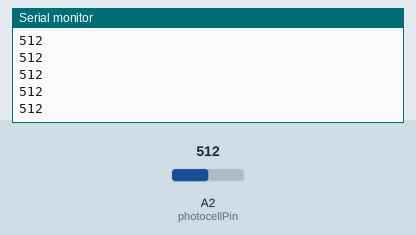
The sketch below on a simulated Arduino Uno, built with avr-gcc and run on an emulated ATmega328P. Parts: the last lines printed to the serial monitor. The test bench sets the inputs (shaded band); at power-on: A2 (photocellPin) = 512.

Above: at 1.2 s.
1.3 s: A2 (photocellPin) set to 710
At 2.0 s:
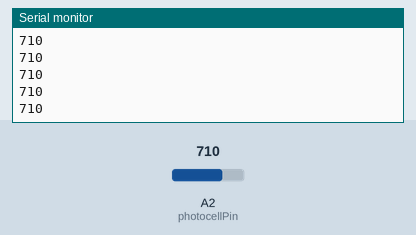
2.8 s: A2 (photocellPin) set to 716
At 3.9 s:
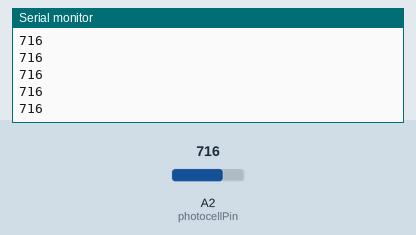
Timing chart, 0 to 5.8 s (numbered marks = the images above; inputs shaded):
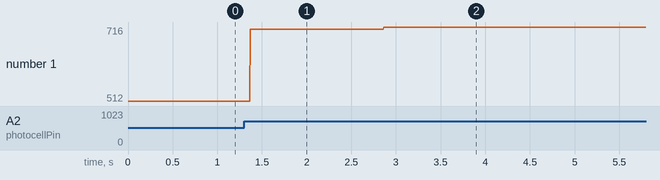

The sketch:

Photocell_with_Processing.ino
```cpp
int photocellPin = A2;
int photocellVal = 0;
int threshold = 700;

void setup() {
  // put your setup code here, to run once:
  Serial.begin(9600);
}

void loop() {
  // put your main code here, to run repeatedly:
  photocellVal = analogRead(photocellPin);
//  photocellVal = map(photocellVal, 100, 1000, 0, 1024);
//  photocellVal = constrain(photocellVal, 0, 1024);

  Serial.println(photocellVal);

  delay(2);
}
```

Measured:
- after the input at 1.3 s, the serial monitor: prints a new line after 0.07 s (image 1)
- after the input at 2.8 s, the serial monitor: prints a new line after 0.07 s (image 2)
- plotted number 1: 512 → 710 after the input at 1.3 s, 710 → 716 after the input at 2.8 s
